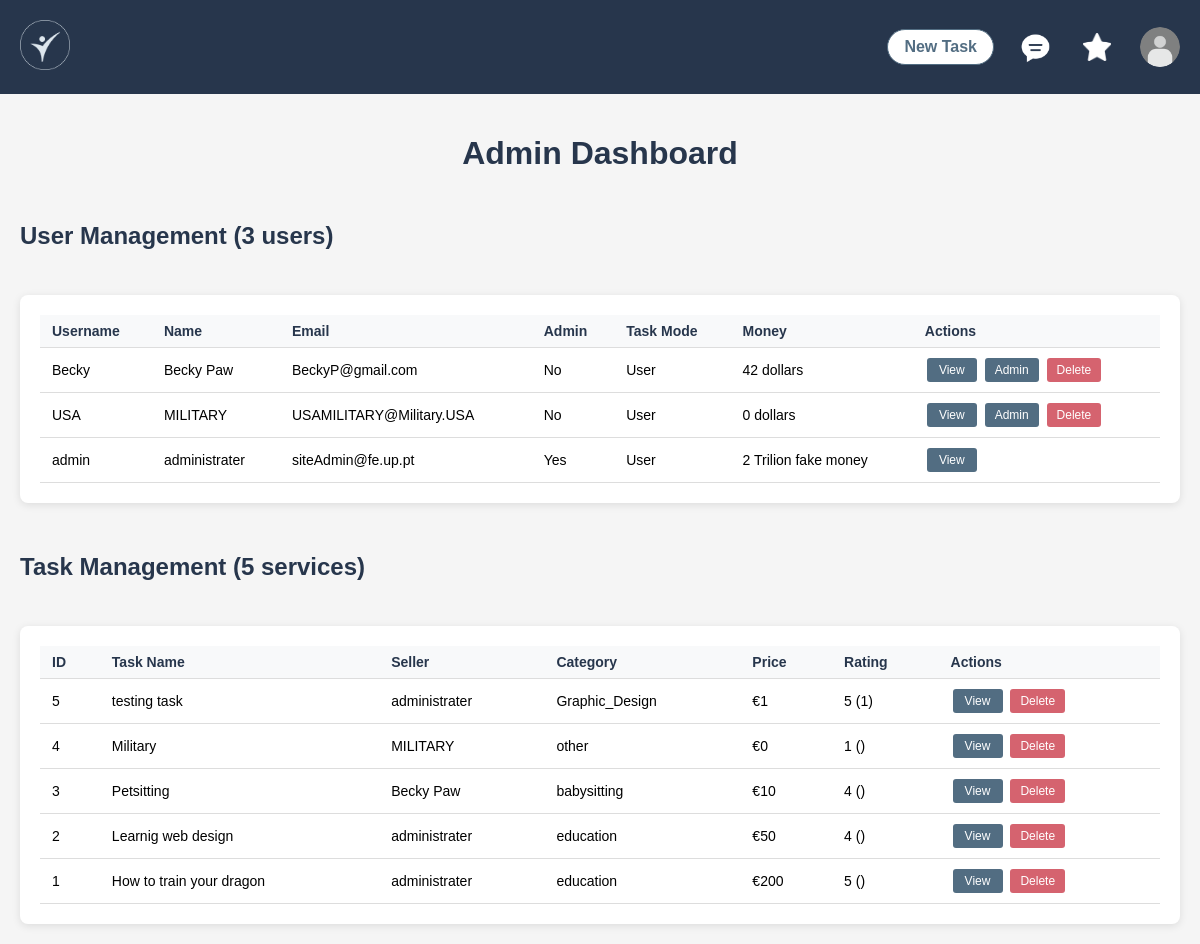
The app's page /pages/admin.php (signed in), older data.
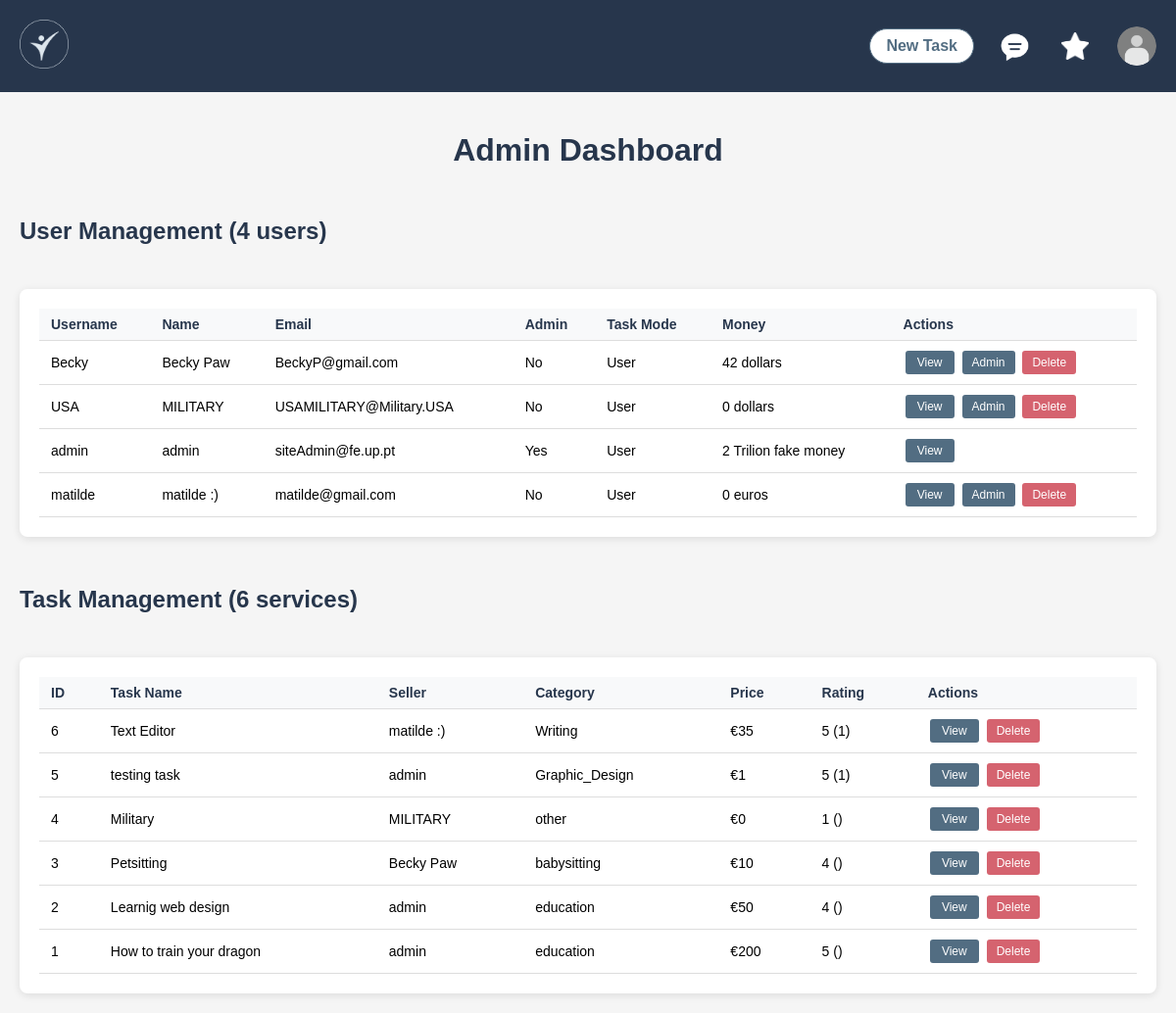
The same page, newer data.
### tables this page shows
CREATE TABLE users (
    username VARCHAR PRIMARY KEY,
    name VARCHAR NOT NULL,
    password VARCHAR NOT NULL,
    email VARCHAR NOT NULL,
    admin_power BOOLEAN,
    task_mode BOOLEAN,
    bio VARCHAR,
    profile_photo VARCHAR(255), 
    skills TEXT,
    money string NOT NULL 
);

CREATE TABLE services (
    id INTEGER PRIMARY KEY AUTOINCREMENT,
    taskname VARCHAR NOT NULL,
    pricing INTEGER NOT NULL,
    delivery_time VARCHAR REFERENCES delivery_time,
    description VARCHAR,
    rating INTEGER,
    Nrating INTEGER,
    category VARCHAR REFERENCES categories,
    user VARCHAR REFERENCES users ON DELETE CASCADE,
    image TEXT
);

### database/user_db.php (called while the page is built, shortened)
<?php
class User {
    public static function get_users() {
        $db = Database::getInstance();
        $stmt = $db->prepare('SELECT username, name, email, admin_power, task_mode, money, bio, skills, profile_photo FROM users ORDER BY username ASC');
        $stmt->execute();
        return $stmt->fetchAll();
    }
}
?>

### pages/admin.php (the view, shortened to what this page needs)
<?php
require_once(__DIR__ . '/../database/user_db.php');
$allServices = [];
$allUsers = User::get_users();
try {
    $db = Database::getInstance();
    $stmt = $db->prepare("
        SELECT s.*, u.name as seller_name
        FROM services s
        LEFT JOIN users u ON s.user = u.username
        ORDER BY s.id DESC
    ");
    $stmt->execute();
    $allServices = $stmt->fetchAll();
} catch (Exception $e) {
    error_log("Error fetching services: " . $e->getMessage());
}
?>
<!DOCTYPE html>
<html lang="en">
<head>
    <link rel="stylesheet" href="css/style.css">
    <link rel="stylesheet" href="css/admin.css">
</head>
<body>
<?php include_once(__DIR__ . '/../components/header.php'); ?>
<main class="admin-layout">
    <h1>Admin Dashboard</h1>
    <div class="admin-content">
        <h2>User Management (<?= count($allUsers) ?> users)</h2>
        <div class="admin-table-container">
            <table class="admin-table">
                <thead>
                    <tr>
                        <th>Username</th>
                        <th>Name</th>
                        <th>Email</th>
                        <th>Admin</th>
                        <th>Task Mode</th>
                        <th>Money</th>
                        <th>Actions</th>
                    </tr>
                </thead>
                <tbody>
                    <?php if (!empty($allUsers)): ?>
                        <?php foreach ($allUsers as $user): ?>
                            <tr>
                                <td><?= htmlspecialchars($user['username']) ?></td>
                                <td><?= htmlspecialchars($user['name']) ?></td>
                                <td><?= htmlspecialchars($user['email']) ?></td>
                                <td><?= $user['admin_power'] ? 'Yes' : 'No' ?></td>
                                <td><?= $user['task_mode'] ? 'Tasker' : 'User' ?></td>
                                <td><?= htmlspecialchars($user['money']) ?></td>
                                <td>
                                    <a href="user.php?user=<?= urlencode($user['username']) ?>" class="admin-btn view-btn">View</a>
                                    <?php if (!$user['admin_power']): ?>
                                        <a href="#" class="admin-btn promote-btn" onclick="promoteUser('<?= htmlspecialchars($user['username']) ?>'); return false;">Admin</a>
                                    <?php endif; ?>
                                    <?php if ($user['username'] !== $_SESSION['username']): ?>
                                        <a href="#" class="admin-btn delete-btn" onclick="deleteUser('<?= htmlspecialchars($user['username']) ?>'); return false;">Delete</a>
                                    <?php endif; ?>
                                </td>
                            </tr>
                        <?php endforeach; ?>
                    <?php else: ?>
                        <tr><td colspan="7">No users found.</td></tr>
                    <?php endif; ?>
                </tbody>
            </table>
        </div>
        <h2>Task Management (<?= count($allServices) ?> services)</h2>
        <div class="admin-table-container">
            <table class="admin-table">
                <thead>
                    <tr>
                        <th>ID</th>
                        <th>Task Name</th>
                        <th>Seller</th>
                        <th>Category</th>
                        <th>Price</th>
                        <th>Rating</th>
                        <th>Actions</th>
                    </tr>
                </thead>
                <tbody>
                    <?php if (!empty($allServices)): ?>
                        <?php foreach ($allServices as $service): ?>
                            <tr>
                                <td><?= $service['id'] ?></td>
                                <td><?= htmlspecialchars($service['taskname']) ?></td>
                                <td><?= htmlspecialchars($service['seller_name'] ?? $service['user']) ?></td>
                                <td><?= htmlspecialchars($service['category']) ?></td>
                                <td>€<?= $service['pricing'] ?></td>
                                <td><?= $service['rating'] ?> (<?= $service['Nrating'] ?>)</td>
                                <td>
                                    <a href="task.php?id=<?= $service['id'] ?>" class="admin-btn view-btn">View</a>
                                    <a href="#" class="admin-btn delete-btn" onclick="deleteService(<?= $service['id'] ?>); return false;">Delete</a>
                                </td>
                            </tr>
                        <?php endforeach; ?>
                    <?php else: ?>
                        <tr><td colspan="7">No services found.</td></tr>
                    <?php endif; ?>
                </tbody>
            </table>
        </div>
    </div>
</main>
</body>
</html>

### components/header.php (shortened to what this page needs)
<?php
$userPhoto = '../docs/user_icon.png';
if (isset($_SESSION['username'])) {
    require_once(__DIR__ . '/../database/user_db.php');
}
?>
<header>
    <a href="home.php"><img src="../docs/logo.png" alt="Taskly Logo" class="logo"></a>
    <div class="header-right">
        <?php if (isset($_SESSION['username'])): ?>
            <a href="new_task.php" class="new-task-button">New Task</a>
            <a href="messages.php" class="messages-button">
                <img src="../docs/message.png" alt="Messages" class="message-icon">
            </a>
            <a href="favorites.php" class="favorites-button">
                <img src="../docs/star.png" alt="Favorites" class="star-icon">
            </a>
        <?php endif; ?>
        <img src="<?= htmlspecialchars($userPhoto) ?>" alt="User Profile" class="user-icon" onclick="toggleUserMenu()">
    </div>
</header>

### pages/css/style.css (style rules this page uses)
body { font-family: Arial, sans-serif; background-color: #f5f5f5; margin: 0; padding: 0; }
header { background-color: #27364c; color: white; padding: 20px; display: flex; align-items: center; gap: 10px; }
main { padding: 20px; }
.logo { height: 50px; width: auto; }
.header-right { display: flex; align-items: center; gap: 20px; margin-left: auto; position: relative; }
.user-icon { height: 40px; width: 40px; border-radius: 50%; cursor: pointer; }
.new-task-button { background-color: white; color: #526D82; font-weight: bold; padding: 6px 16px; border: 1px solid #526D82; border-radius: 20px; text-decoration: none; line-height: 1.2; display: inline-flex; align-items: center; justify-content: center; height: 36px; box-sizing: border-box; }
.favorites-button { display: flex; align-items: center; justify-content: center; width: 40px; height: 40px; margin: 0 1px; border-radius: 50%; transition: background-color 0.2s ease; padding-right: 2px; }
.star-icon { width: 28px; height: 28px; transition: color 0.2s ease; filter: brightness(0) invert(1); }
.messages-button { display: flex; align-items: center; justify-content: center; width: 40px; height: 40px; margin: 0 1px; border-radius: 50%; transition: background-color 0.2s ease; }
.message-icon { width: 40px; height: 40px; filter: brightness(0) invert(1); }

### pages/css/admin.css (style rules this page uses)
.admin-layout { max-width: 1400px; margin: 0 auto; padding: 20px; }
.admin-layout h1 { color: #27364c; margin-bottom: 30px; text-align: center; }
.admin-content { display: flex; flex-direction: column; gap: 30px; }
.admin-content h2 { color: #27364c; margin-bottom: 15px; font-size: 24px; }
.admin-table-container { padding: 20px; overflow-x: auto; background: white; border-radius: 8px; box-shadow: 0 2px 8px rgba(0,0,0,0.1); }
.admin-table { width: 100%; border-collapse: collapse; margin: 0; }
.admin-table th, .admin-table td { padding: 8px 12px; text-align: left; border-bottom: 1px solid #ddd; font-size: 14px; }
.admin-table th { background: #f8f9fa; font-weight: bold; color: #27364c; }
.admin-btn { padding: 5px 10px; margin: 2px; border: none; border-radius: 3px; cursor: pointer; text-decoration: none; display: inline-block; font-size: 12px; text-align: center; min-width: 50px; box-sizing: border-box; font-family: inherit; }
.view-btn { background-color: #526D82; color: white; }
.promote-btn { background-color: #526D82; color: white; }
.delete-btn { background-color: #d5636f; color: white; }

Row changes from the older to the newer data that the page shows:
changed users "admin": name "administrater" → "admin"
added users: username "matilde", name "matilde :)", email "matilde@gmail.com", admin_power "No", task_mode "User", money "0 euros"
added services: id "6", taskname "Text Editor", user.name "matilde :)", category "Writing", pricing "35", rating "5", Nrating "1"
changed through a linked row, services "testing task": user.name "administrater" → "admin"
changed through a linked row, services "Learnig web design": user.name "administrater" → "admin"
changed through a linked row, services "How to train your dragon": user.name "administrater" → "admin"
Text that changed along with them:
count($allUsers): "3" → "4"
count($allServices): "5" → "6"
